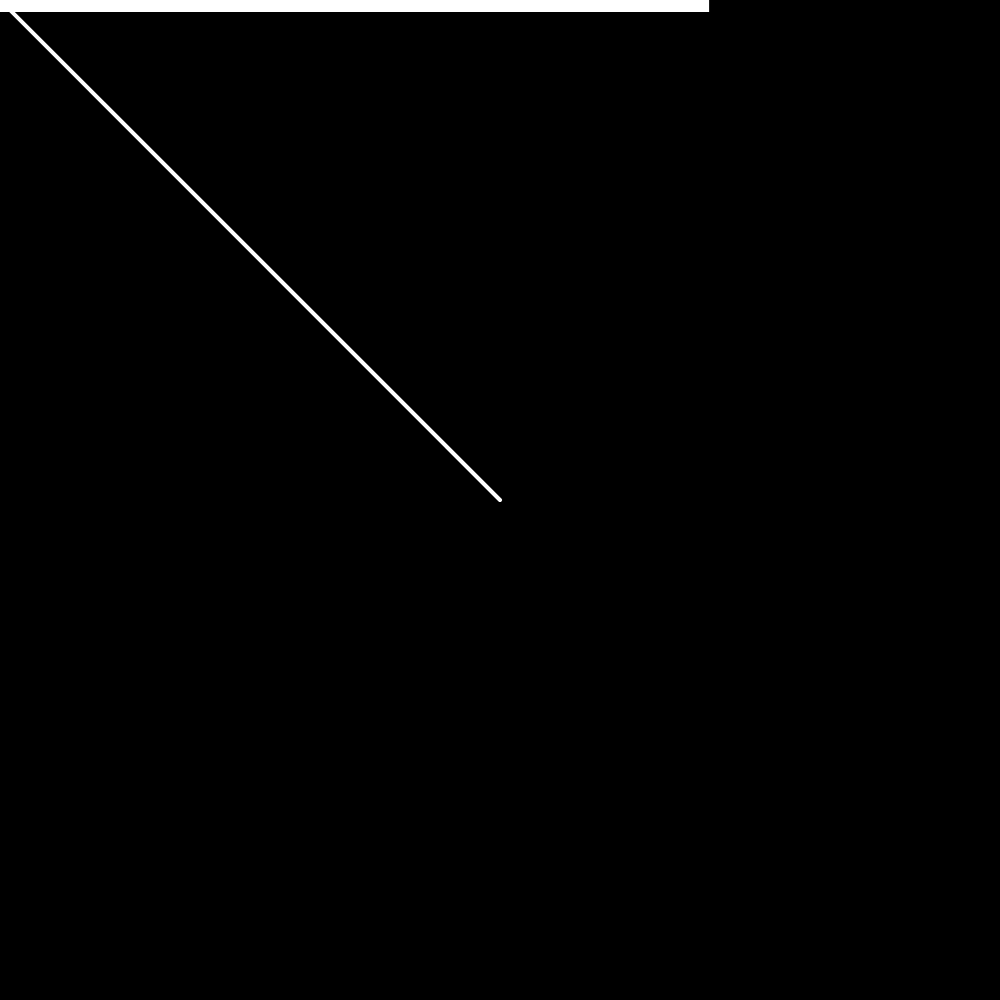
Frame 1 (no input)
Frame 60 (no input): identical to frame 1, image omitted
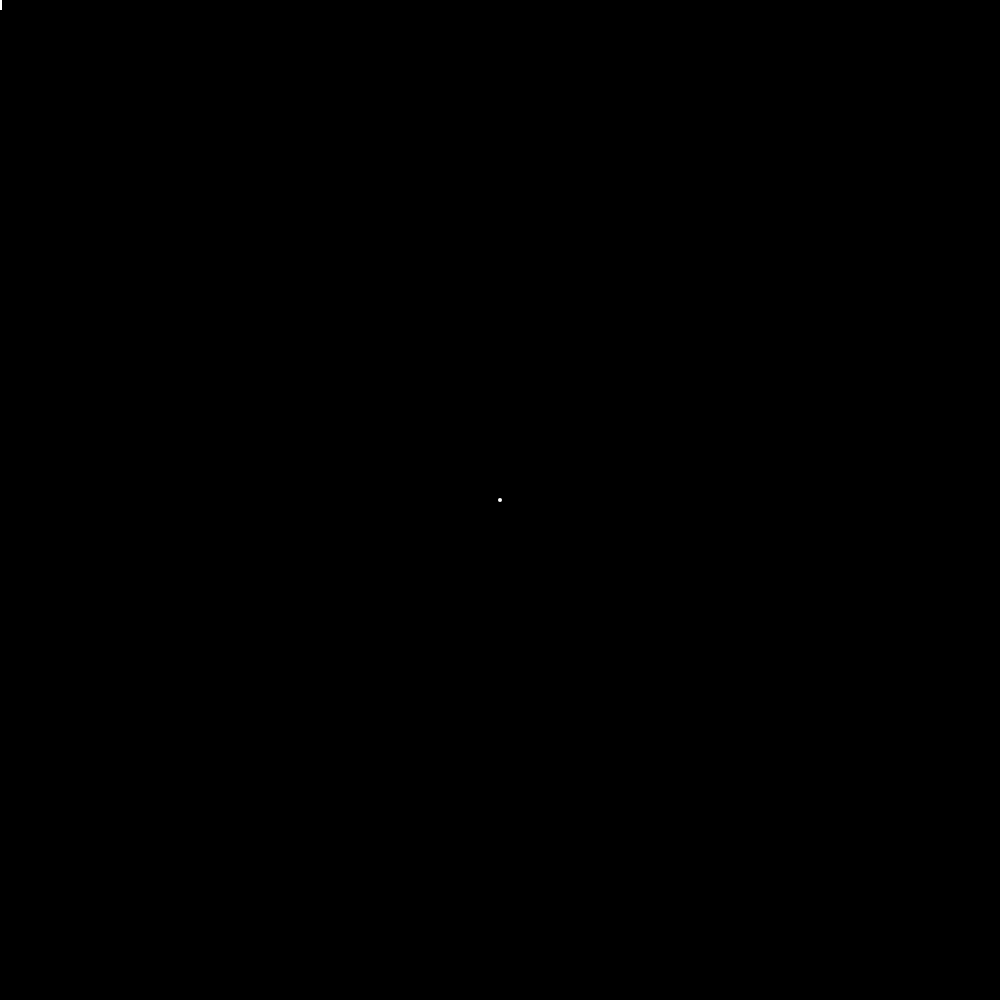
Frame 120 (the mouse pressed at the canvas centre since frame 60)

The p5.js sketch that drew these frames (run headless with seeded random() and noise() and a simulated clock; from frame 60 on, the mouse is pressed at the canvas centre):

// p5.js sketch
// ── sketch.js

function setup() {
  createCanvas(1000, 1000);
  background(0);
}

function draw() {
  background(0);
  let mouseVector = createVector(mouseX, mouseY),
      centerVector = createVector(width/2, height/2);
  mouseVector.sub(centerVector);
  let magnitude = mouseVector.mag();
  fill(255);
  stroke(255);
  strokeWeight(4);
  rect(0,0,magnitude,10);
  translate(width/2, height/2);
  line(0,0,mouseVector.x, mouseVector.y);
}
